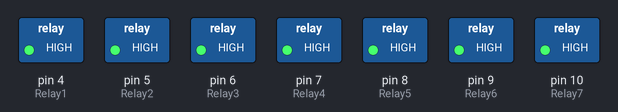
A sketch run on a simulated Arduino Uno, built with avr-gcc and run on an emulated ATmega328P. Shown: switched loads named in the sketch (green lamp = pin HIGH).

Above: at 0.1 s.
At 4.1 s:
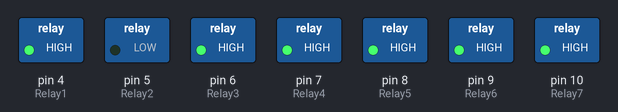
At 7.1 s:
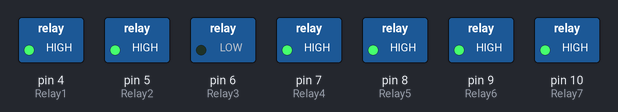
At 10.1 s:
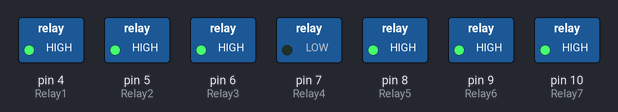
At 19.1 s:
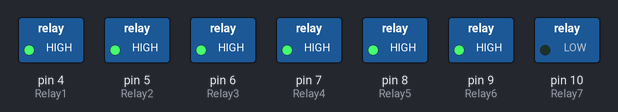
At 36.1 s:
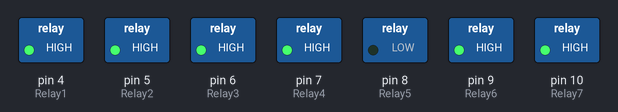
Timing chart, 0 to 40.0 s (numbered marks = the images above):
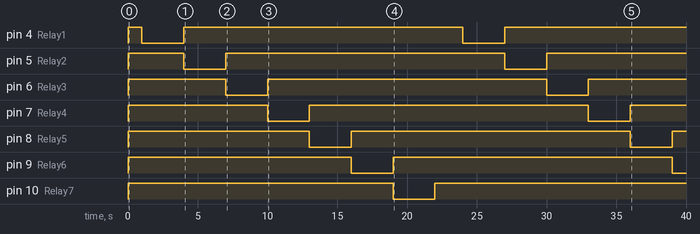

Measured:
- by itself, pin 4 (Relay1), pin 5 (Relay2), pin 6 (Relay3), pin 7 (Relay4), pin 8 (Relay5): alternates HIGH for 20.0 s and LOW for 3.0 s
- by itself, pin 9 (Relay6): HIGH → LOW at 16.0 s, → HIGH 3.0 s later, → LOW 20.0 s later
- by itself, pin 10 (Relay7): HIGH → LOW at 19.0 s, → HIGH 3.0 s later

The sketch:

test_relay.ino
```cpp
// inisialisasi variabel relay

const int Relay1 = 4;
const int Relay2 = 5;
const int Relay3 = 6;
const int Relay4 = 7;
const int Relay5 = 8;
const int Relay6 = 9;
const int Relay7 = 10;

void setup() {
  // set pin mode to output

  pinMode(Relay1, OUTPUT);
  pinMode(Relay2, OUTPUT);
  pinMode(Relay3, OUTPUT);
  pinMode(Relay4, OUTPUT);
  pinMode(Relay5, OUTPUT);
  pinMode(Relay6, OUTPUT);
  pinMode(Relay7, OUTPUT);

  relayOff();
}

void relayOnAndOff(){
  digitalWrite(Relay1, LOW);
  delay(3000);
  digitalWrite(Relay1, HIGH);
  digitalWrite(Relay2, LOW);
  delay(3000);
  digitalWrite(Relay2, HIGH);
  digitalWrite(Relay3, LOW);
  delay(3000);
  digitalWrite(Relay3, HIGH);
  digitalWrite(Relay4, LOW);
  delay(3000);
  digitalWrite(Relay4, HIGH);
  digitalWrite(Relay5, LOW);
  delay(3000);
  digitalWrite(Relay5, HIGH);
  digitalWrite(Relay6, LOW);
  delay(3000);
  digitalWrite(Relay6, HIGH);
  digitalWrite(Relay7, LOW);
  delay(3000);
  digitalWrite(Relay7, HIGH);
}


void relayOff(){
  digitalWrite(Relay1, HIGH);
  digitalWrite(Relay2, HIGH);
  digitalWrite(Relay3, HIGH);
  digitalWrite(Relay4, HIGH);
  digitalWrite(Relay5, HIGH);
  digitalWrite(Relay6, HIGH);
  digitalWrite(Relay7, HIGH);
}
void loop() {
  // put your main code here, to run repeatedly:
  delay(1000);
  relayOnAndOff();
  delay(1000);
}
```
